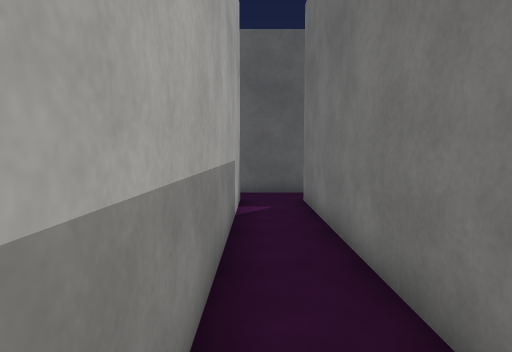
view 1 (above)

24 first-person views from a walk through a Unity game level. The camera is 1.5 m above the floor, tilts 4° down and sees 75° across. The floor is counted in squares, 1 m on a side. Each view is taken from the middle of a square. On the plan, view 1 faces up. The plan holds only what a view shows up to about 15 squares ahead; the rest is blank. Surface patterns are stand-ins for the level's own textures.

view 2
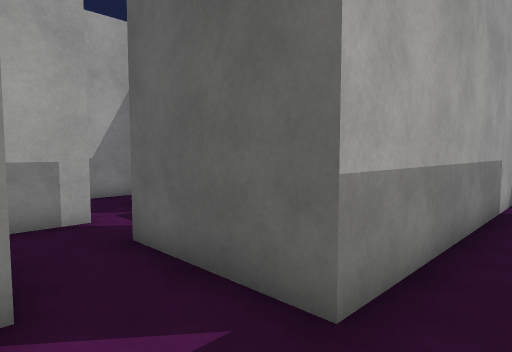

view 3
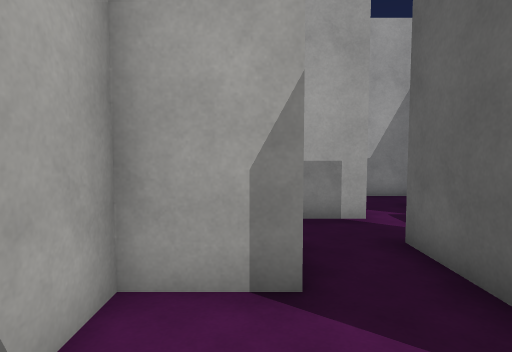

view 4
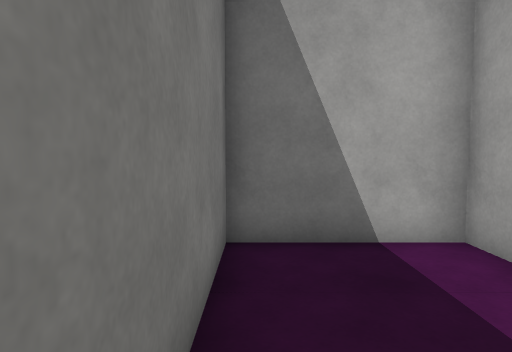

view 5
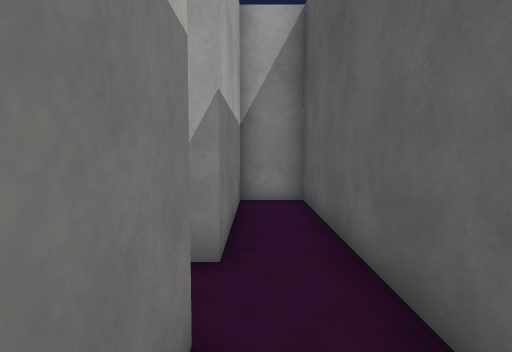

view 6
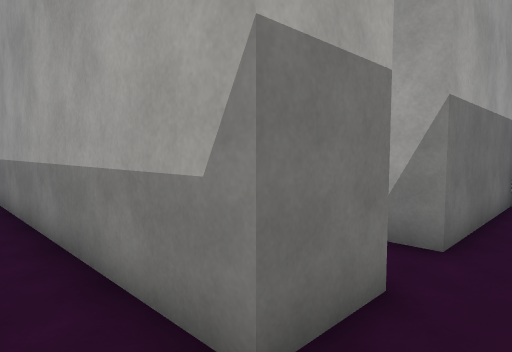

view 7
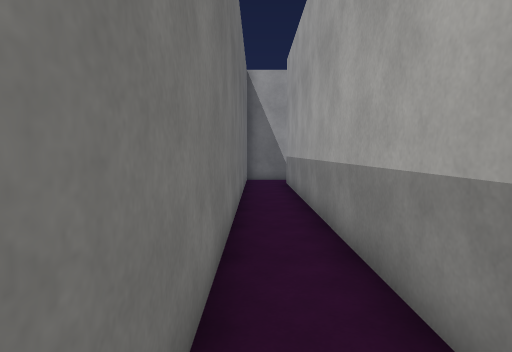

view 8
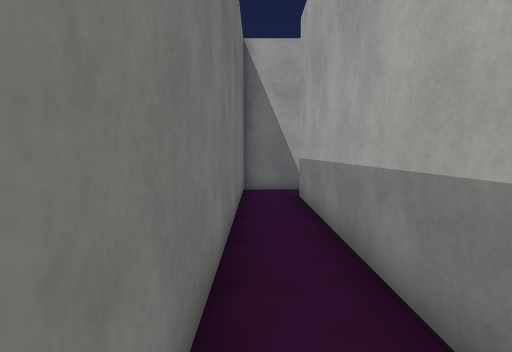

view 9
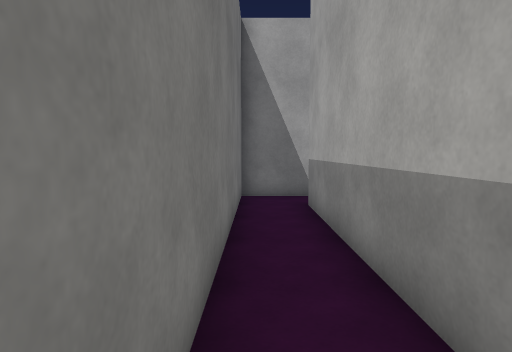

view 10
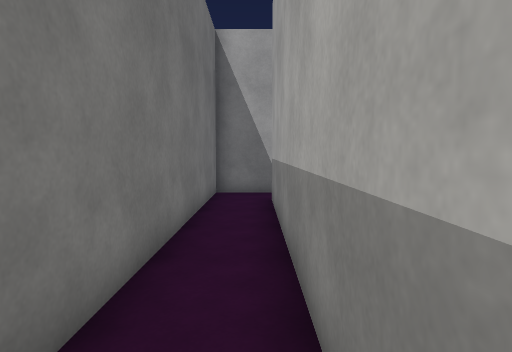

view 11
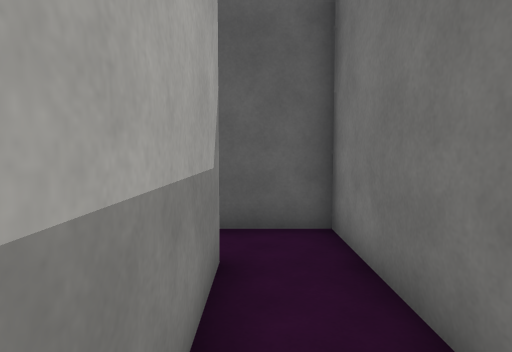

view 12
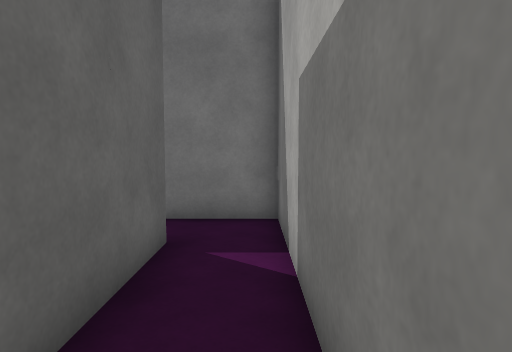

view 13
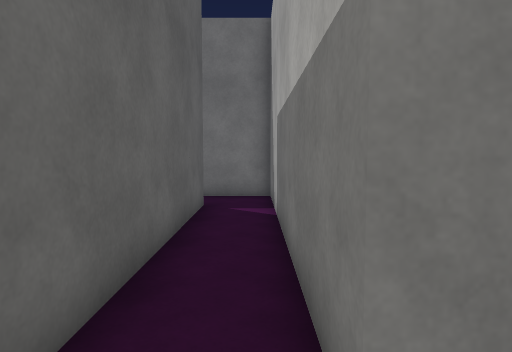

view 14
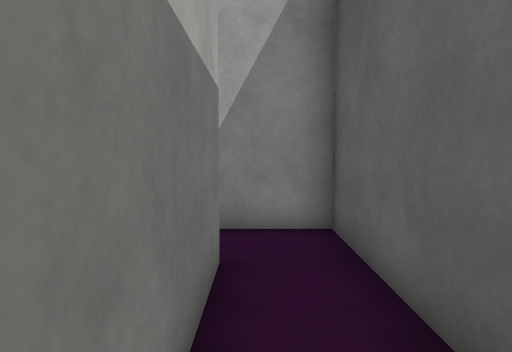

view 15
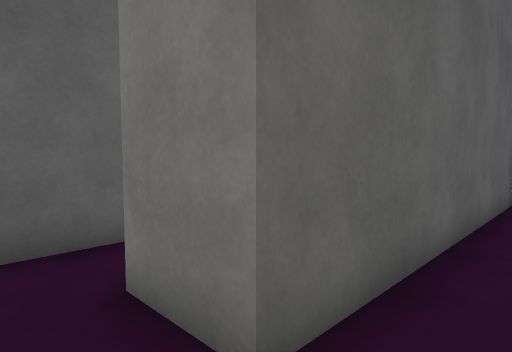

view 16
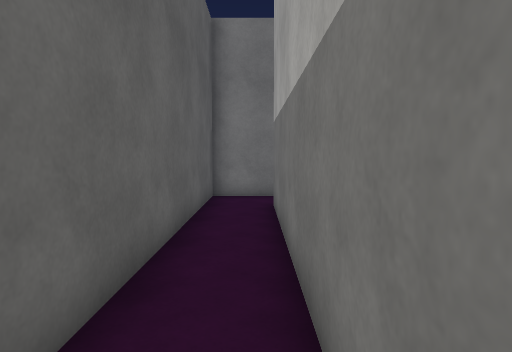

view 17
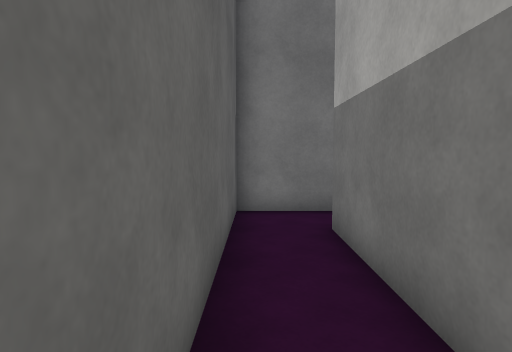

view 18
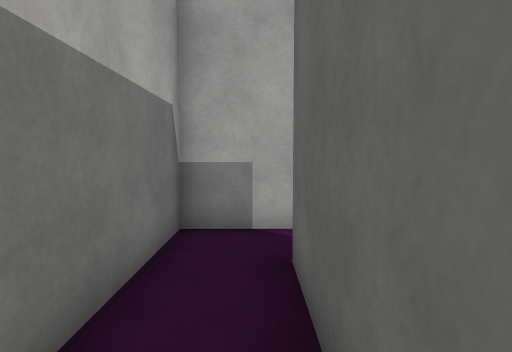

view 19
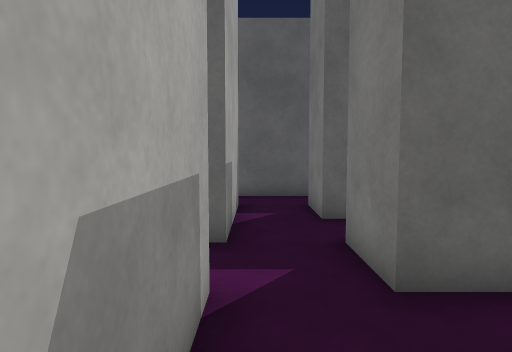

view 20
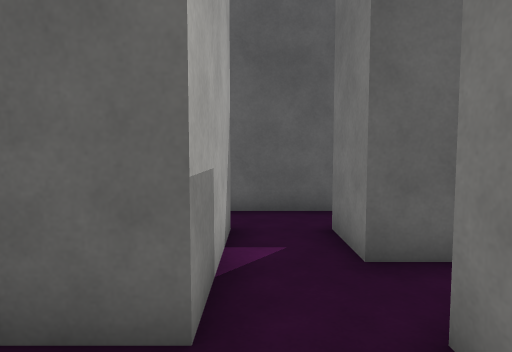

view 21
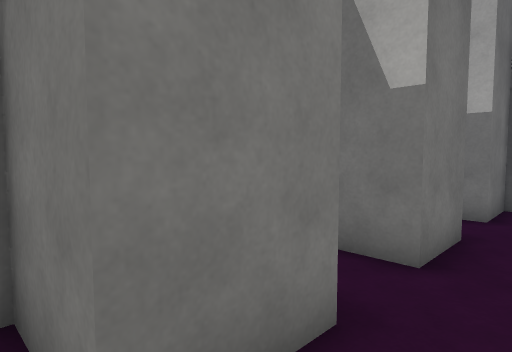

view 22
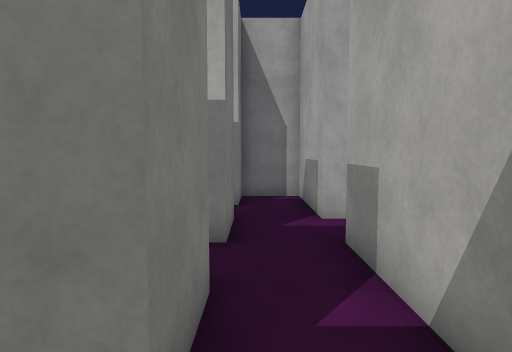

view 23
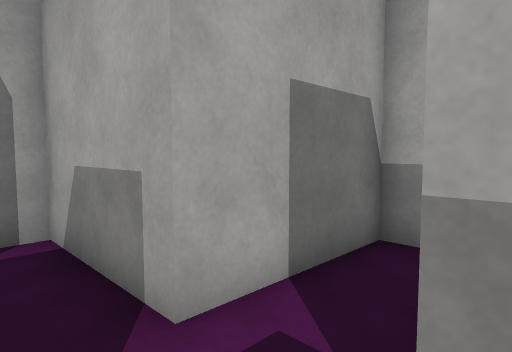

view 24
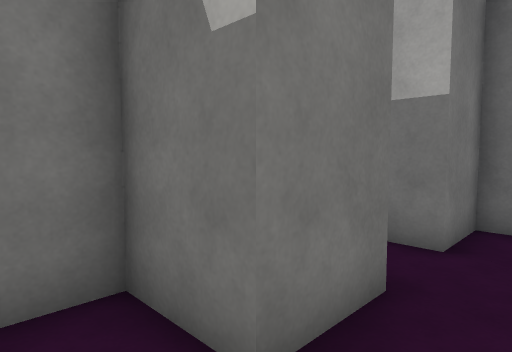

### Floor plan
Points are (right, up) in squares from view 1. A wall is a line through its corners. A room is listed if a view was taken in it or the views show most of it. See-through windows are left out.
Room 1 (views 1, 2, 3, 4)
walls: (3.5, 12.5) (-6.5, 12.5) (-6.5, 10.5) (-0.5, 10.5) (-0.5, 0.5) (-2.5, 0.5); (-2.5, -1.4) (-2.5, -3.5) (1.5, -3.5) (1.5, 10.5) (3.5, 10.5)
ways out: opening at (2.5, 11.5) to room 2; opening at (-3.5, -0.5) to room 4
Room 2 (views 5, 6, 7, 8, 9, 10, 11, 12, 13, 14)
walls: (3.5, 10.5) (3.5, -5.5) (-6.5, -5.5) (-6.5, -7.8); (-4.5, -7.5) (5.5, -7.5) (5.5, 12.5) (3.5, 12.5)
ways out: opening at (2.5, 11.5) to room 1; opening at (-5.5, -8.5) to room 3
Room 3 (views 15, 16, 17, 18)
walls: (-6.5, -9.2) (-6.5, -11.5) (3.5, -11.5); (5.5, -12) (5.5, -9.5) (-4.5, -9.5) (-4.5, -7.5)
ways out: opening at (-5.5, -8.5) to room 2; opening at (4.5, -12.5)
Room 4 (views 19, 20, 23, 24)
walls: (-6.5, 0.5) (-6.5, -3.5) (-4.5, -3.5) (-4.5, -1.5) (-3.6, -1.5); (-2.5, 0.5) (-4.5, 0.5) (-4.5, 2.5) (-2.5, 2.5) (-2.5, 3.6); (-6.5, 4.5) (-6.5, 2.5); (-3.2, 4.5) (-4.5, 4.5)
ways out: opening at (-3.5, -0.5) to room 1; opening at (-5.5, 5.5) to room 5; opening at (-7.5, 1.5)
Room 5 (views 21, 22)
walls: (-6.5, 6.5) (-6.5, 4.5); (-4, 8.5) (-6.8, 8.5); (-4.5, 4.5) (-4.5, 6.5) (-2.5, 6.5)
ways out: opening at (-5.5, 5.5) to room 4; opening at (-7.5, 7.5)

Positions as (right, up) in squares from view 1, and headings:
1: (0, 0), facing up
2: (1, -2), facing up-left
3: (1, -2), facing left
4: (1, 2), facing down
5: (4, 11), facing left
6: (5, 12), facing down-left
7: (5, 11), facing down
8: (5, 6), facing down
9: (5, 4), facing down
10: (4, 5), facing down
11: (4, 6), facing up
12: (-2, -7), facing right
13: (-6, -7), facing right
14: (0, -7), facing left
15: (-6, -11), facing up-right
16: (-6, -11), facing right
17: (-3, -10), facing right
18: (0, -10), facing left
19: (-6, -3), facing up
20: (-6, 0), facing up
21: (-6, 7), facing down-right
22: (-5, 8), facing down
23: (-5, 3), facing down-left
24: (-6, 4), facing down-right
